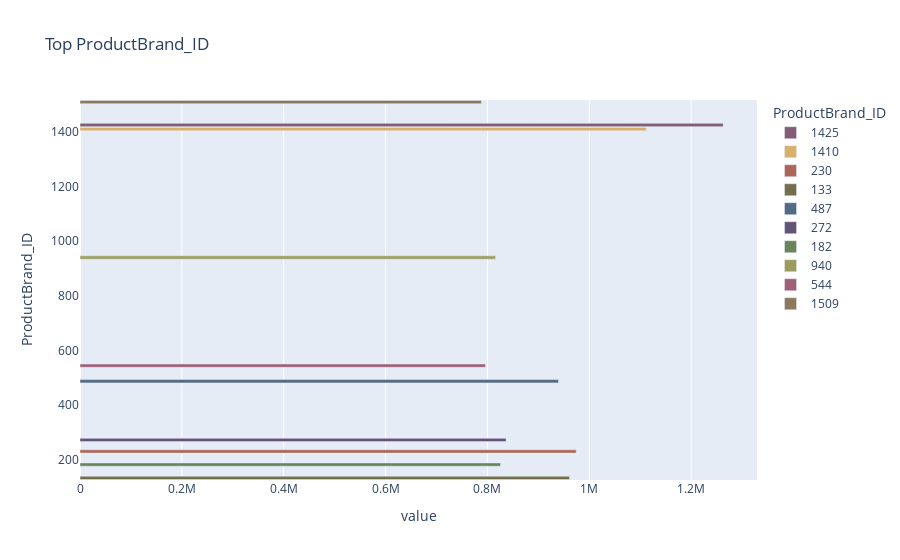

Notebook code cell kept with this figure:
### Code cell
top_frequencies('ProductBrand_ID')

### Figure 1 — Plotly figure (JSON) as saved in the notebook; plotly's stock layout.template omitted (floating-point values rounded to 4 significant figures)
{"data": [{"alignmentgroup": "True", "hovertemplate": "ProductBrand_ID=%{y}<br>value=%{x}<extra></extra>", "legendgroup": "1425", "marker": {"color": "rgb(133, 92, 117)"}, "name": "1425", "offsetgroup": "1425", "orientation": "h", "showlegend": true, "textposition": "auto", "type": "bar", "x": [1262891], "xaxis": "x", "y": [1425], "yaxis": "y"}, {"alignmentgroup": "True", "hovertemplate": "ProductBrand_ID=%{y}<br>value=%{x}<extra></extra>", "legendgroup": "1410", "marker": {"color": "rgb(217, 175, 107)"}, "name": "1410", "offsetgroup": "1410", "orientation": "h", "showlegend": true, "textposition": "auto", "type": "bar", "x": [1112060], "xaxis": "x", "y": [1410], "yaxis": "y"}, {"alignmentgroup": "True", "hovertemplate": "ProductBrand_ID=%{y}<br>value=%{x}<extra></extra>", "legendgroup": "230", "marker": {"color": "rgb(175, 100, 88)"}, "name": "230", "offsetgroup": "230", "orientation": "h", "showlegend": true, "textposition": "auto", "type": "bar", "x": [974346], "xaxis": "x", "y": [230], "yaxis": "y"}, {"alignmentgroup": "True", "hovertemplate": "ProductBrand_ID=%{y}<br>value=%{x}<extra></extra>", "legendgroup": "133", "marker": {"color": "rgb(115, 111, 76)"}, "name": "133", "offsetgroup": "133", "orientation": "h", "showlegend": true, "textposition": "auto", "type": "bar", "x": [961346], "xaxis": "x", "y": [133], "yaxis": "y"}, {"alignmentgroup": "True", "hovertemplate": "ProductBrand_ID=%{y}<br>value=%{x}<extra></extra>", "legendgroup": "487", "marker": {"color": "rgb(82, 106, 131)"}, "name": "487", "offsetgroup": "487", "orientation": "h", "showlegend": true, "textposition": "auto", "type": "bar", "x": [939540], "xaxis": "x", "y": [487], "yaxis": "y"}, {"alignmentgroup": "True", "hovertemplate": "ProductBrand_ID=%{y}<br>value=%{x}<extra></extra>", "legendgroup": "272", "marker": {"color": "rgb(98, 83, 119)"}, "name": "272", "offsetgroup": "272", "orientation": "h", "showlegend": true, "textposition": "auto", "type": "bar", "x": [836624], "xaxis": "x", "y": [272], "yaxis": "y"}, {"alignmentgroup": "True", "hovertemplate": "ProductBrand_ID=%{y}<br>value=%{x}<extra></extra>", "legendgroup": "182", "marker": {"color": "rgb(104, 133, 92)"}, "name": "182", "offsetgroup": "182", "orientation": "h", "showlegend": true, "textposition": "auto", "type": "bar", "x": [825711], "xaxis": "x", "y": [182], "yaxis": "y"}, {"alignmentgroup": "True", "hovertemplate": "ProductBrand_ID=%{y}<br>value=%{x}<extra></extra>", "legendgroup": "940", "marker": {"color": "rgb(156, 156, 94)"}, "name": "940", "offsetgroup": "940", "orientation": "h", "showlegend": true, "textposition": "auto", "type": "bar", "x": [816137], "xaxis": "x", "y": [940], "yaxis": "y"}, {"alignmentgroup": "True", "hovertemplate": "ProductBrand_ID=%{y}<br>value=%{x}<extra></extra>", "legendgroup": "544", "marker": {"color": "rgb(160, 97, 119)"}, "name": "544", "offsetgroup": "544", "orientation": "h", "showlegend": true, "textposition": "auto", "type": "bar", "x": [796294], "xaxis": "x", "y": [544], "yaxis": "y"}, {"alignmentgroup": "True", "hovertemplate": "ProductBrand_ID=%{y}<br>value=%{x}<extra></extra>", "legendgroup": "1509", "marker": {"color": "rgb(140, 120, 93)"}, "name": "1509", "offsetgroup": "1509", "orientation": "h", "showlegend": true, "textposition": "auto", "type": "bar", "x": [788194], "xaxis": "x", "y": [1509], "yaxis": "y"}], "layout": {"barmode": "relative", "legend": {"title": {"text": "ProductBrand_ID"}, "tracegroupgap": 0}, "title": {"text": "Top ProductBrand_ID"}, "xaxis": {"anchor": "y", "domain": [0, 1], "title": {"text": "value"}}, "yaxis": {"anchor": "x", "categoryarray": [1509, 544, 940, 182, 272, 487, 133, 230, 1410, 1425], "categoryorder": "array", "domain": [0, 1], "title": {"text": "ProductBrand_ID"}}}}
